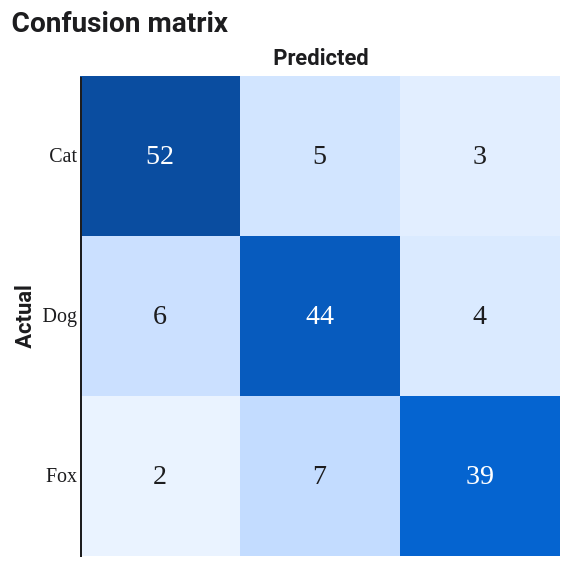

Vega-Lite specification stored for this chart:
### Vega-Lite specification from a JSON file in a GitHub repository (floating-point values rounded to 4 significant figures)
{"$schema": "https://vega.github.io/schema/vega-lite/v5.json", "config": {"background": "#FFFFFF", "font": "Roboto, Roboto Serif, Roboto Mono, system-ui, sans-serif", "view": {"stroke": null, "cornerRadius": 10}, "axis": {"domain": true, "domainColor": "#1D1D1F", "labelColor": "#1D1D1F", "titleColor": "#1D1D1F", "grid": false, "ticks": false, "labelFont": "Roboto Mono", "titleFont": "Roboto"}, "axisTop": {"domain": false, "domainColor": null, "labels": false, "ticks": false, "title": null}, "axisRight": {"domain": false, "domainColor": null, "labels": false, "ticks": false, "title": null}, "legend": {"titleFont": "Roboto", "labelFont": "Roboto", "labelColor": "#1D1D1F", "titleColor": "#1D1D1F"}, "title": {"font": "Roboto", "fontSize": 14, "color": "#1D1D1F", "subtitleFont": "Roboto", "subtitleColor": "#1D1D1F"}, "range": {"category": ["#FF3B30", "#FF9500", "#FFCC00", "#28CD41", "#79DBDC", "#007AFF", "#AF52DE", "#FF2D55"]}, "bar": {"cornerRadiusEnd": 4}, "line": {"strokeWidth": 2}, "point": {"filled": true, "size": 40}}, "width": 240, "height": 240, "title": {"text": "Confusion matrix", "anchor": "start"}, "layer": [{"mark": {"type": "rect"}, "encoding": {"x": {"field": "pred", "type": "nominal", "axis": {"title": "Predicted", "labelAngle": 0, "orient": "top"}}, "y": {"field": "actual", "type": "nominal", "axis": {"title": "Actual"}}, "color": {"field": "n", "type": "quantitative", "scale": {"range": ["#EAF3FF", "#007AFF", "#0A4DA0"]}, "legend": null}}}, {"mark": {"type": "text", "fontSize": 14, "font": "Roboto Mono"}, "encoding": {"x": {"field": "pred", "type": "nominal"}, "y": {"field": "actual", "type": "nominal"}, "text": {"field": "n", "type": "quantitative"}, "color": {"condition": {"test": "datum.n > 25", "value": "white"}, "value": "#1D1D1F"}}}], "data": {"values": [{"actual": "Cat", "pred": "Cat", "n": 52, "diag": true}, {"actual": "Cat", "pred": "Dog", "n": 5, "diag": false}, {"actual": "Cat", "pred": "Fox", "n": 3, "diag": false}, {"actual": "Dog", "pred": "Cat", "n": 6, "diag": false}, {"actual": "Dog", "pred": "Dog", "n": 44, "diag": true}, {"actual": "Dog", "pred": "Fox", "n": 4, "diag": false}, {"actual": "Fox", "pred": "Cat", "n": 2, "diag": false}, {"actual": "Fox", "pred": "Dog", "n": 7, "diag": false}, {"actual": "Fox", "pred": "Fox", "n": 39, "diag": true}]}}
